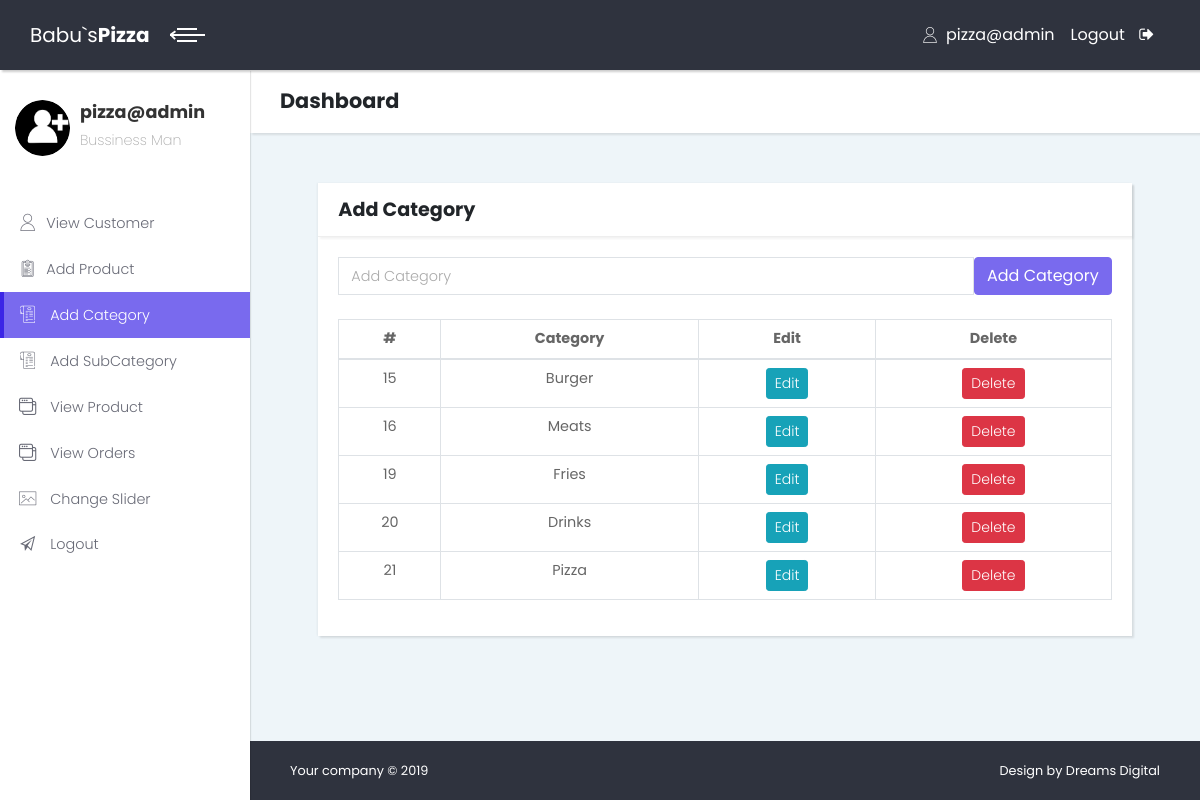
The app's page /Admin/add_category.php (signed in) with its own data.
### tables this page shows
CREATE TABLE `category` (
  `cat_id` int(11) NOT NULL,
  `category` varchar(255) NOT NULL
);

### Admin/add_category.php (the view, shortened to what this page needs)
<?php include 'pages/header.php';?>
<div class="page-content d-flex align-items-stretch">
        <nav class="side-navbar">
          <div class="sidebar-header d-flex align-items-center">
            <div class="avatar">
            <img src="img/admin.png" alt="..." class="img-fluid rounded-circle">
            </div>
            <div class="title">
              <h1 class="h4">
                <?php echo $_SESSION['admin']; ?>
              </h1>
              <p>Bussiness Man</p>
            </div>
          </div>
          <ul class="list-unstyled">
            <li>
              <a href="view_customer.php">
                <i class="icon-user">
                </i>View Customer
              </a>
            </li>
            <li class="">
              <a href="add_product.php">
                <i class="icon-padnote">
                </i>Add Product
              </a>
            </li>
            <li class="active">
              <a href="add_category.php">
                <i class="icon-bill"></i>
                Add Category
              </a>
              </li>
              <li class="">
                <a href="subcategory.php">
                  <i class="icon-bill"></i>
                    Add SubCategory
                </a>
            </li>
              <li>
              <a href="view_product.php">
                <i class="icon-interface-windows"></i>
                View Product
              </a>
            </li>
            <li>
              <a href="view_orders.php">
                <i class="icon-interface-windows"></i>
                View Orders
              </a>
            </li>
            <li>
              <a href="change_slider.php">
                <i class="icon-picture"></i>
              Change Slider
            </a>
          </li>
            <li>
              <a href="logout.php">
                <i class="icon-paper-airplane"></i>
              Logout </a>
            </li>
          </ul>
        </nav>
        <div class="content-inner">
          <header class="page-header">
            <div class="container-fluid">
              <h2 class="no-margin-bottom">Dashboard</h2>
            </div>
          </header>
          <section class="updates padding-top">
            <div class="container-fluid">
              <div class="row justify-content-center">
                <div class="col-xs-11 col-sm-11 col-md-11 col-lg-11">
                  <div class="card">
                    <div class="card-header">
                      <h3>Add Category</h3>
                    </div>
                      <div class="card-body">
                        <form action="" method="post">
                          <div class="input-group">
                            <input type="text" id="category" class="form-control" name="category" autocomplete="autocomplete" autofocus="autofocus"  placeholder="Add Category" >
                            <span class="input-group-btn">
                              <button type="submit" name="add_category" class="btn btn-primary font-weight-normal">Add Category</button>
                            </span>
                          </div>
                         </form>
                         <table id="table" class="table table-bordered table-hover text-black text-center mt-4">
                            <thead class="text-black">
                            <tr class="text-black">
                              <th>#</th>
                              <th>Category</th>
                              <th>Edit</th>
                              <th>Delete</th>
                            </tr>
                            </thead>
                            <tbody>
                              <?php
                              $query="SELECT * FROM category";
                              $run=mysqli_query($con,$query);
                              while ($row=mysqli_fetch_array($run)) {
                                ?>
                                  <tr>
                                    <td><?php echo $row['cat_id'];?></td>
                                    <td><?php echo $row['category'];?></td>
                                    <td>
                                      <button class="btn btn-info btn-sm editbtn">Edit</button>
                                    </td>
                                    <td><button class="btn btn-danger btn-sm deletbtn">Delete</button></td>
                                  </tr>
                                <?php
                              }
                             ?>
                            </tbody>
                          </table>
                      </div>
                  </div>
                </div>
              </div>
            </div>
          </section>
  <?php include 'pages/footer.php';?>

### Admin/css/style.default.css (style rules this page uses)
body { overflow-x: hidden; }
a, i, span { display: inline-block; text-decoration: none; -webkit-transition: all 0.3s; transition: all 0.3s; }
section { padding: 50px 0; }
.container-fluid { padding: 0 30px; }
header.page-header { padding: 20px 0; }
table { font-size: 0.9em; color: #666; }
.content-inner { position: relative; width: calc(100% - 250px); min-height: calc(100vh - 70px); padding-bottom: 60px; }
.page-header { background: #fff; padding: 20px; -webkit-box-shadow: 2px 2px 2px rgba(0, 0, 0, 0.1); box-shadow: 2px 2px 2px rgba(0, 0, 0, 0.1); position: relative; z-index: 8; }
*[class*="icon-"] { -webkit-transform: translateY(3px); transform: translateY(3px); }
button, input { outline: none !important; }
.card { margin-bottom: 30px; -webkit-box-shadow: 2px 2px 2px rgba(0, 0, 0, 0.1), -1px 0 2px rgba(0, 0, 0, 0.05); box-shadow: 2px 2px 2px rgba(0, 0, 0, 0.1), -1px 0 2px rgba(0, 0, 0, 0.05); }
.card-header { -webkit-box-shadow: 2px 2px 2px rgba(0, 0, 0, 0.05); box-shadow: 2px 2px 2px rgba(0, 0, 0, 0.05); }
.card-header h1, .card-header h2, .card-header h3, .card-header h4, .card-header h5, .card-header h6 { margin-bottom: 0; }
.no-margin-bottom { margin-bottom: 0 !important; }
nav.side-navbar { background: #fff; min-width: 250px; max-width: 250px; color: #686a76; -webkit-box-shadow: 1px 1px 1px rgba(0, 0, 0, 0.1); box-shadow: 1px 1px 1px rgba(0, 0, 0, 0.1); z-index: 9; }
nav.side-navbar a { color: inherit; position: relative; font-size: 0.9em; }
nav.side-navbar a i { font-size: 1.2em; margin-right: 10px; -webkit-transition: none; transition: none; }
nav.side-navbar .sidebar-header { padding: 30px 15px; }
nav.side-navbar .avatar { width: 55px; height: 55px; }
nav.side-navbar .title { margin-left: 10px; }
nav.side-navbar .title h1 { color: #333; }
nav.side-navbar .title p { font-size: 0.9em; font-weight: 200; margin-bottom: 0; color: #aaa; }
nav.side-navbar ul { padding: 15px 0; }
nav.side-navbar ul li a { padding: 10px 15px; text-decoration: none; display: block; font-weight: 300; border-left: 4px solid transparent; }
nav.side-navbar ul li.active > a { background: #796AEE; color: #fff; border-left: 4px solid #3b25e6; }
.form-control { height: calc(2.25rem + 2px); border: 1px solid #dee2e6; border-radius: 0; padding: 0.375rem 0.75rem; }
button, input[type='submit'] { cursor: pointer; font-family: inherit; font-weight: 300 !important; }
.btn { font-weight: 400; border: 1px solid transparent; padding: 0.375rem 0.75rem; font-size: 1rem; line-height: 1.5; border-radius: 0.25rem; -webkit-transition: color 0.15s ease-in-out, background-color 0.15s ease-in-out, border-color 0.15s ease-in-out, -webkit-box-shadow 0.15s ease-in-out; transition: color 0.15s ease-in-out, background-color 0.15s ease-in-out, border-color 0.15s ease-in-out, -webkit-box-shadow 0.15s ease-in-out; transition: color 0.15s ease-in-out, background-color 0.15s ease-in-out, border-color 0.15s ease-in-out, box-shadow 0.15s ease-in-out; transition: color 0.15s ease-in-out, background-color 0.15s ease-in-out, border-color 0.15s ease-in-out, box-shadow 0.15s ease-in-out, -webkit-box-shadow 0.15s ease-in-out; }
.btn-primary { color: color-yiq(#796AEE); background-color: #796AEE; border-color: #796AEE; }
.btn-info { color: color-yiq(#17a2b8); background-color: #17a2b8; border-color: #17a2b8; }
.btn-danger { color: color-yiq(#dc3545); background-color: #dc3545; border-color: #dc3545; }
.btn-sm { padding: 0.25rem 0.5rem; font-size: 0.875rem; line-height: 1.5; border-radius: 0.2rem; }
body { font-family: "Poppins", sans-serif; font-size: 1rem; font-weight: 400; line-height: 1.5; color: #212529; background-color: #fff; }
a { color: #796AEE; text-decoration: none; }
h1, h2, h3, h4, h5, h6, .h1, .h2, .h3, .h4, .h5, .h6 { margin-bottom: 0.5rem; font-family: inherit; font-weight: 700; line-height: 1.1; color: inherit; }
h1, .h1 { font-size: 1.5rem; }
h2, .h2 { font-size: 1.3rem; }
h3, .h3 { font-size: 1.2rem; }
h4, .h4 { font-size: 1.1rem; }
.card { background-color: #fff; border: 0 solid #eee; border-radius: 0; }
.card-body { padding: 1.25rem; }
.card-header { padding: 1rem 1.25rem; background-color: #fff; border-bottom: 1px solid #eee; }
.card-header:first-child { border-radius: 0 0 0 0; }

### Admin/css/custom.css (style rules this page uses)
.table td, .table th { padding: 8px; }

### records on screen
category: cat_id "15", category "Burger"
category: cat_id "16", category "Meats"
category: cat_id "19", category "Fries"
category: cat_id "20", category "Drinks"
category: cat_id "21", category "Pizza"

### other values on screen
$_SESSION['admin'] "pizza@admin"
